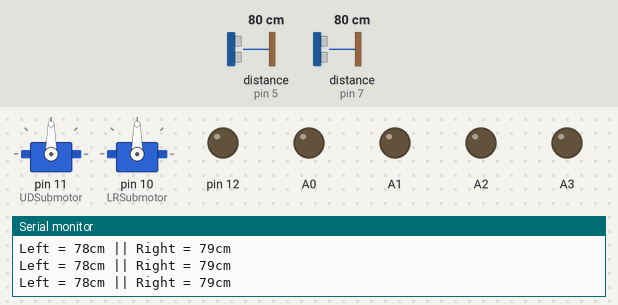
Recording of a sketch running on a simulated Arduino Uno, built with avr-gcc and run on an emulated ATmega328P. Parts: 2 × servo, output pins drawn as LEDs (lit = HIGH), the last lines printed to the serial monitor. Wiring (inferred from the names in the program): 2 × ultrasonic range finder: trigger pin 4, echo pin 5 / trigger pin 6, echo pin 7. The test bench sets the inputs (shaded band); at power-on: distance to the obstacle (sensors on pin 5, pin 7) 80 cm. The echo pulse lasts 58.3 µs per cm; pins used as bus, display or sensor lines are not drawn.

Above: at 1.2 s.
1.3 s: distance to the obstacle (sensor on pin 5) set to 74 cm
2.8 s: distance to the obstacle (sensor on pin 5) set to 69 cm
At 3.16 s:
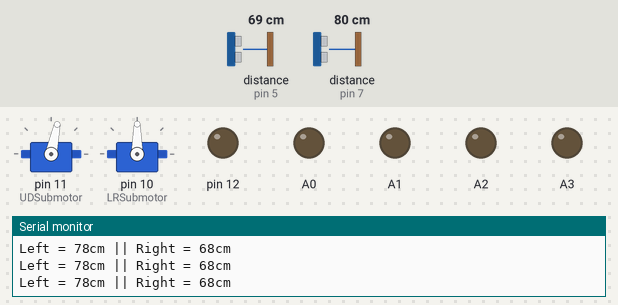
At 5.2 s:
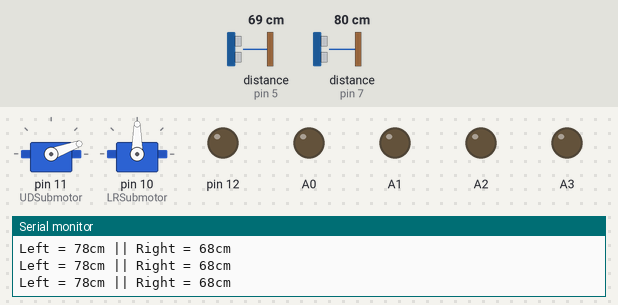
5.8 s: distance to the obstacle (sensor on pin 7) set to 68 cm
7.3 s: distance to the obstacle (sensor on pin 7) set to 60 cm
At 7.88 s:
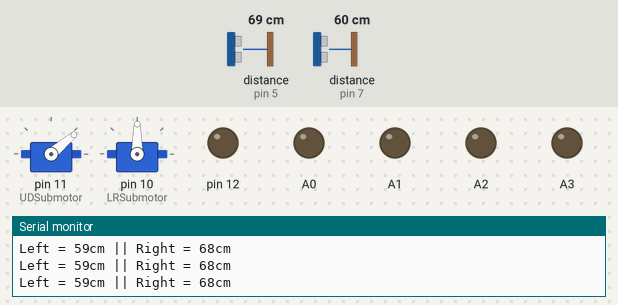
At 9.63 s:
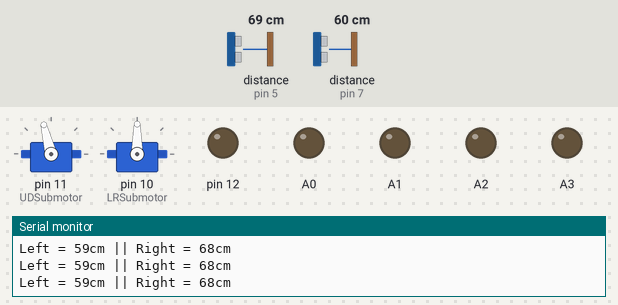
10.3 s: distance to the obstacle (sensor on pin 7) set to 250 cm
13.3 s: distance to the obstacle (sensor on pin 7) set to 2 cm
Timing chart, 0 to 17.3 s (numbered marks = the images above; inputs shaded):
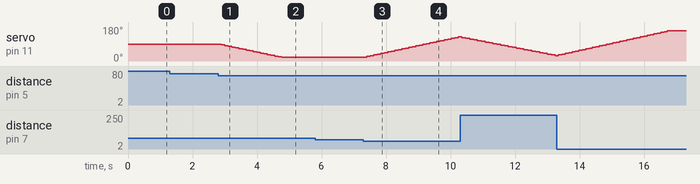

Measured:
- the behaviour switches between 72 and 71 cm on distance to the obstacle (sensor on pin 5) (found by bisection; images 0 and 1)
- the behaviour switches between 65 and 64 cm on distance to the obstacle (sensor on pin 7) (found by bisection; images 2 and 3)
- after the input at 2.8 s, servo on pin 11 (UDSubmotor): moves from 90° to 20° over 1.9 s, starting after 0.09 s
- after the input at 7.3 s, servo on pin 11 (UDSubmotor): moves from 20° to 128° over 2.8 s, starting after 0.10 s

The sketch:

TRACKKING.ino
```cpp
#include <Servo.h>

Servo myservo1;
Servo myservo2;

int pos = 90;


int UDSubmotor = 11; // 위아래 전환 서브모터
int LRSubmotor = 10; // 좌우 서브모터
const int pirPin = 8;  // PIR 센서가 연결된 핀

int trigPin_R = 4; // 오른쪽 초음파 센서 trigPin
int echoPin_R = 5; // 오른쪽 초음파 센서 echoPin

int trigPin_L = 6; // 왼쪽 초음파 센서 trigPin
int echoPin_L = 7; // 왼쪽 초음파 센서 echoPin

int threshold = 70;

long Lduration, Rduration, Lcm, Rcm;


void setup() {

  Serial.begin(9600);
  pinMode(12, OUTPUT);
  pinMode(pirPin, INPUT);
  pinMode(UDSubmotor,OUTPUT);
  myservo1.attach(UDSubmotor);
  pinMode(LRSubmotor,OUTPUT);
  myservo2.attach(LRSubmotor);
  //pinMode(laser, OUTPUT);

  myservo1.write(pos);

  pinMode(echoPin_L, INPUT);
  pinMode(trigPin_L, OUTPUT);

  pinMode(echoPin_R, INPUT);
  pinMode(trigPin_R, OUTPUT);

  // Motor B Motor A 정방향 기준 A3 A2 A1 A0
  pinMode(A0, OUTPUT);              // 5번핀을 출력모드로 설정합니다.
  pinMode(A1, OUTPUT);              // 6번핀을 출력모드로 설정합니다.
  pinMode(A2, OUTPUT);             // 10번핀을 출력모드로 설정합니다.
  pinMode(A3, OUTPUT);           // 11번핀을 출력모드로 설정합니다.

}


void loop()

{
  digitalWrite(trigPin_R, HIGH); //trigPin에서 초음파 발생(echoPin도 HIGH)
  delayMicroseconds(10);
  digitalWrite(trigPin_R, LOW);
  Rduration = pulseIn(echoPin_R, HIGH); //echoPin 이 HIGH를 유지한 시간 저장
  Rcm = ((float)(340 * Rduration) / 10000) / 2;

  digitalWrite(trigPin_L, HIGH); //trigPin에서 초음파 발생(echoPin도 HIGH)
  delayMicroseconds(10);
  digitalWrite(trigPin_L, LOW);
  Lduration = pulseIn(echoPin_L, HIGH); //echoPin 이 HIGH를 유지한 시간 저장
  Lcm = ((float)(340 * Lduration) / 10000) / 2;

  Serial.print("Left = ");
  Serial.print(Lcm);
  Serial.print("cm || ");
  Serial.print("Right = ");
  Serial.print(Rcm);
  Serial.print("cm");
  Serial.println();

  follow();
  //motion_tracking(); //동작 감지 센서

  delay(100);

}


// 초음파 거리를 비교해서 추적
void follow(){
  if (Lcm <= threshold || Rcm <= threshold){

    if(Lcm + 4 < Rcm){
      pos = pos + 4;
    }

    if(Rcm + 4 < Lcm){
      pos = pos - 4;
    }
  }

  if (pos > 160){
      pos = 160;
  }

  if (pos < 20){
      pos = 20;
  }

  myservo1.write(pos);
}

//동작 감지 센서
void motion_tracking() {
  int motion = digitalRead(pirPin); //PIR 센서 감지
  if (motion == HIGH) {  // 움직임이 감지되면
    Serial.print("동작이 감지되었습니다.");
    //launch_missile();
    delay(2000);
  }
}

// dc모터 회전
void dc_motorON() {
  analogWrite(A0, 255);
  analogWrite(A1, 0);
  analogWrite(A2, 255);
  analogWrite(A3, 0);
}

// 미사일 발사 코드
//void launch_missile() {
// 부저 및 LED 코드
//}
```
